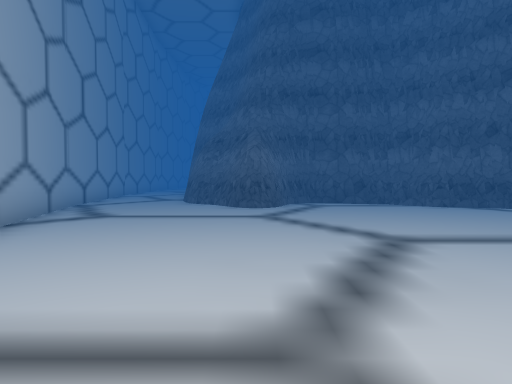
[1] (above)

23 first-person views from a walk through a Unity game level. The camera is 1.5 m above the floor, tilts 2° down and sees 70° across. The floor is counted in squares, 2 m on a side. Each view is taken from the middle of a square. On the plan, view 1 faces up. The plan holds only what a view shows up to about 11 squares ahead; the rest is blank. The place goes on beyond the plan. The player is left out. Some animated figures are left out. Some surface patterns are stand-ins.

[2]
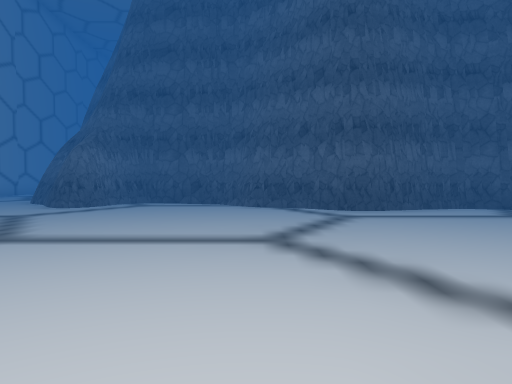

[3]
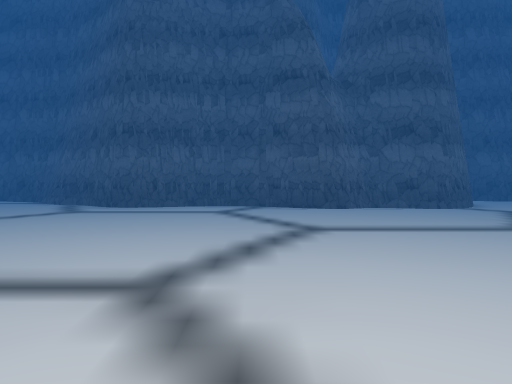

[4]
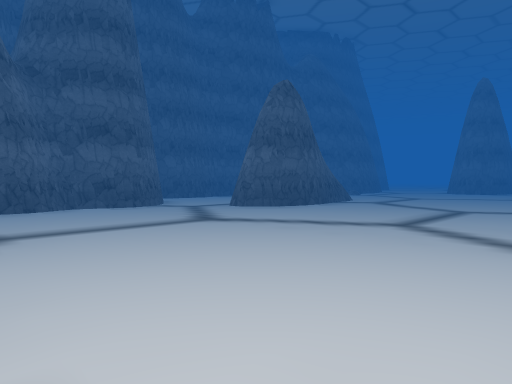

[5]
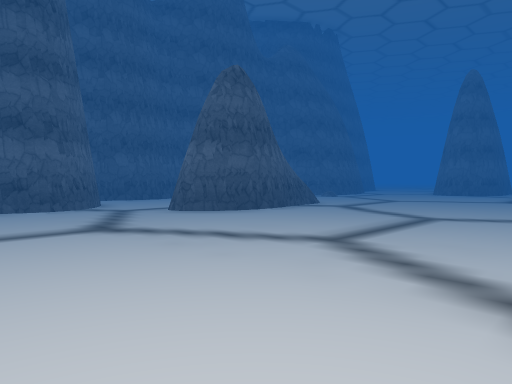

[6]
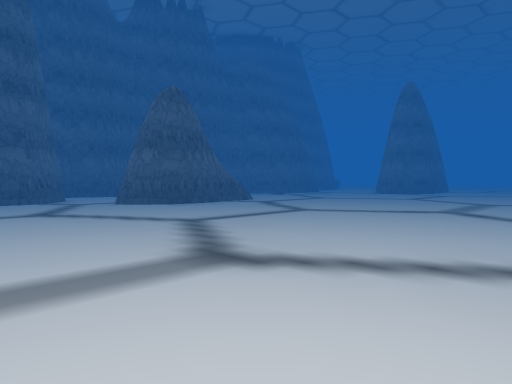

[7]
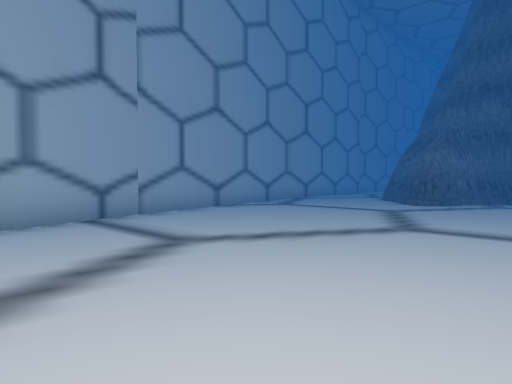

[8]
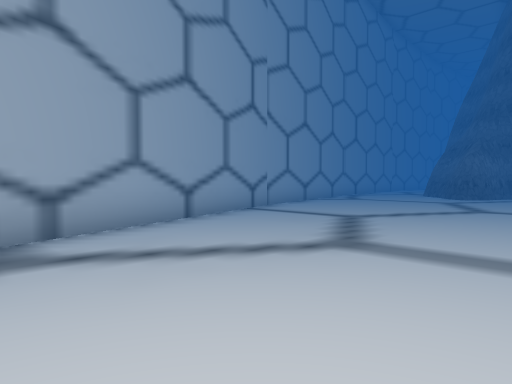

[9]
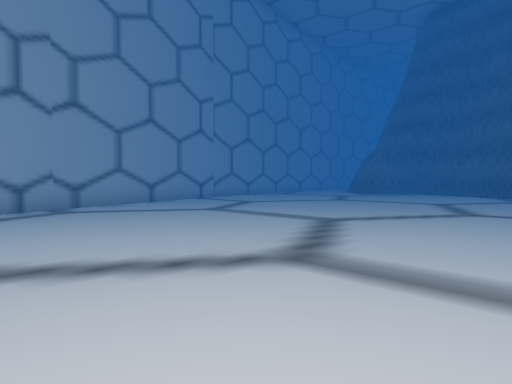

[10]
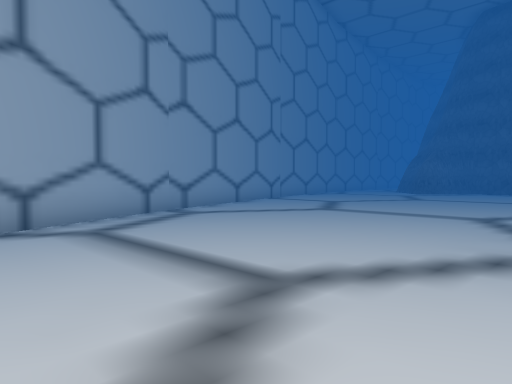

[11]
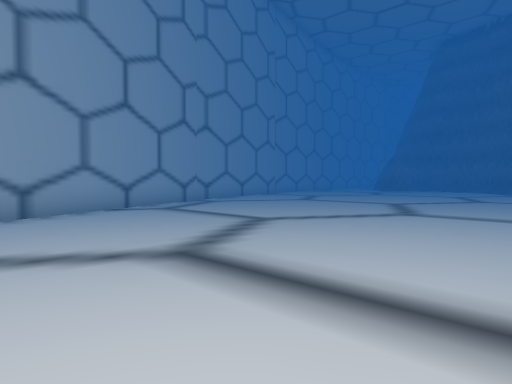

[12]
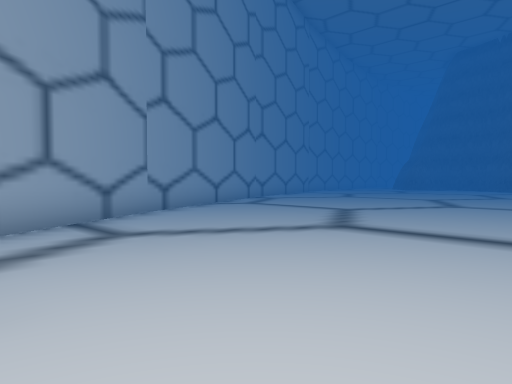

[13]
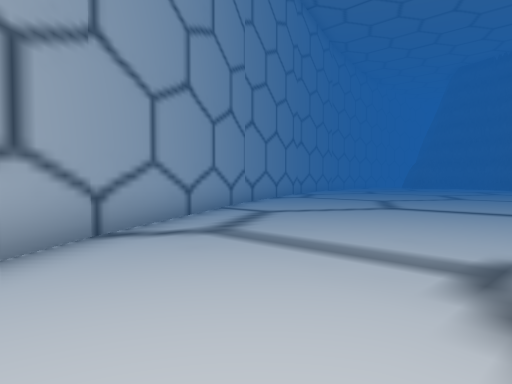

[14]
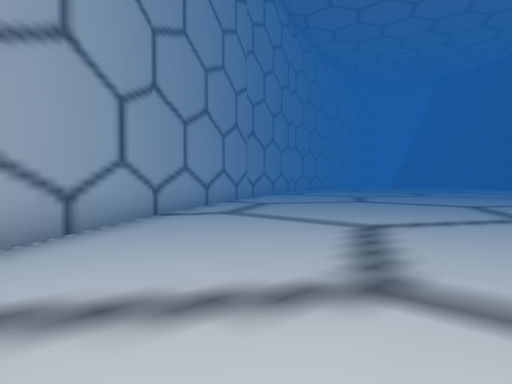

[15]
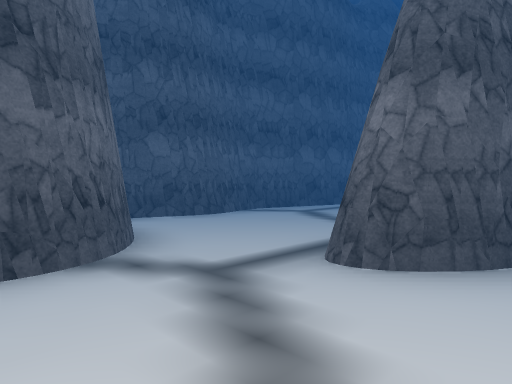

[16]
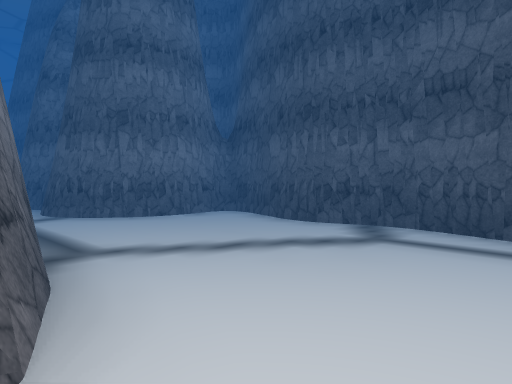

[17]
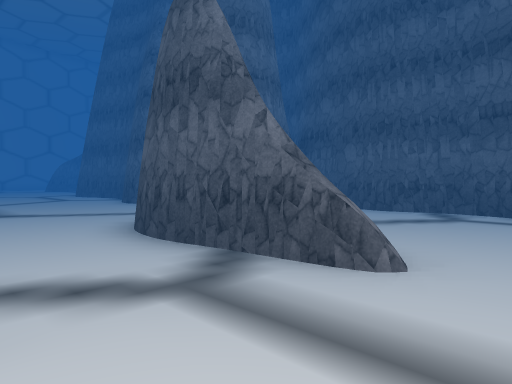

[18]
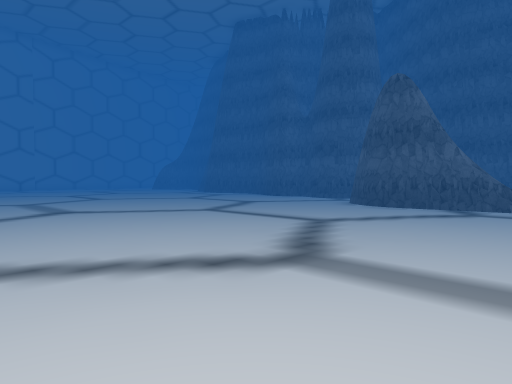

[19]
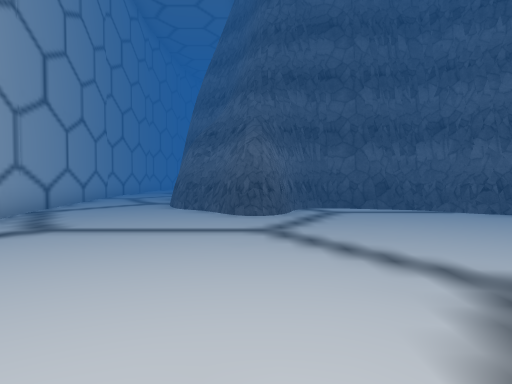

[20]
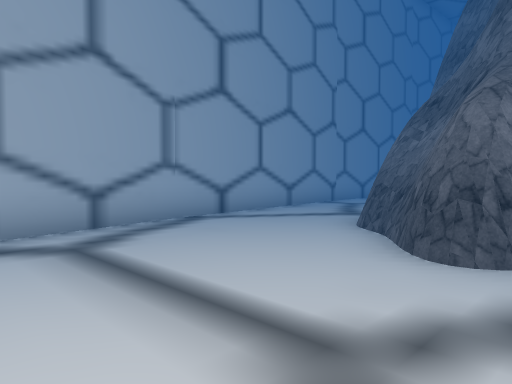

[21]
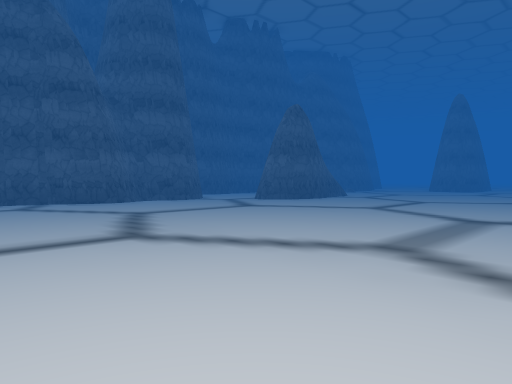

[22]
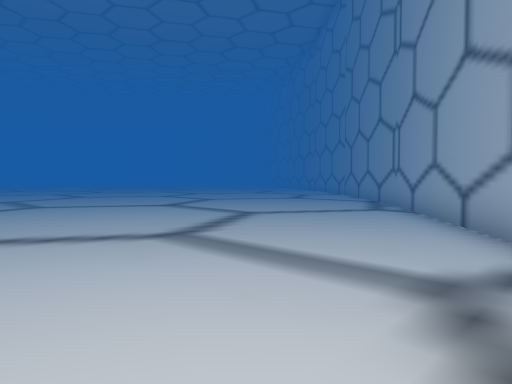

[23]
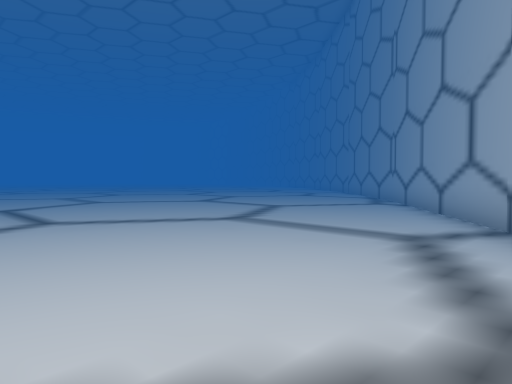

### Floor plan
Points are (right, up) in squares from view 1. A wall is a line through its corners. A room is listed if a view was taken in it or the views show most of it. See-through windows are left out.
Room 1 (views 1, 2, 3, 4, 5, 6, 7, 8, 9, 10, 11, 12, 13, 14, 15, 16, 17, 18, 19, 20, 21, 22, 23)
walls: (2.3, -10.8) (6.2, -17.2); (18.4, 5.8) (18, 6.2); (18.8, 5.6) (18.2, 6); (-0.8, -4.2) (2.4, -10.8); (12.5, 8.4) (11.3, 9); (6.1, -17.1) (10.1, -22.5); (15.4, 8.2) (14.9, 8.3); (15.3, 8.4) (14.2, 8.8) (13.5, 8.4); (15.4, 8.4) (14.9, 8.5); (14.7, 8.6) (14.1, 8.7); (8.5, 8.5) (8, 8.4); (14.3, 8.8) (13.5, 8.5); (11.1, 9.2) (10.5, 9.3); (10.6, 9.2) (10.1, 9.2); (9.8, 9.1) (7.7, 8.5); (9.6, 9.2) (7.9, 8.7); (10.2, 9.3) (9.7, 9.2); (16.7, 8.7) (16.2, 8.5); (21.6, 5.9) (21.2, 5.7); (7.1, 8.8) (5.9, 9.7); (16.8, 8.9) (16.4, 8.5); (22.1, 6) (20.4, 5.5); (22.4, 5.8) (19.9, 5.4) (18.9, 5.6) (18.3, 5.9) (17.9, 6.5); (17, 9.2) (16.5, 8.6); (22.6, 6.1) (21.5, 5.6); (6.1, 9.5) (5, 10); (6.1, 9.5) (5.1, 9.9) (3.8, 10.8) (2.2, 11.2); (5.3, 9.8) (5, 9.9) (4.3, 10.8); (5.5, 9.9) (5.1, 10.2); (-3.3, 2.8) (-0.8, -4.3); (4.4, 10.7) (4, 11) (1.9, 11.5); (4.2, 10.7) (3.8, 10.9); (-0.1, 9.6) (-0.6, 10) (-1.2, 10.9); (-0.4, 9.7) (-1.4, 10.8); (1.2, 11.1) (0.3, 9.8); (0.7, 10.8) (0.6, 10.2); (0.9, 11) (0.5, 10.1); (1, 11.1) (0.7, 10.7); (-0.9, 10.7) (-1.4, 11.2); (-1.1, 10.7) (-1.6, 11.1); (-1.1, 11.1) (-1.8, 11.6) (-2.1, 12); (-2.1, 11.8) (-2.5, 12.6); (-5.1, 9.9) (-3.3, 2.7); (-5.6, 13.5) (-5, 9.8)
low walls: (3.9, 10.8) (2.7, 11.3)
ways out: opening at (18, 8); opening at (23.5, 6)

Where each view was taken, in squares from view 1:
view 1: 0 up, 0 right, facing up
view 2: 0 up, 5 right, facing up
view 3: 1 down, 11 right, facing up
view 4: 1 down, 11 right, facing up-right
view 5: 1 down, 13 right, facing up-right
view 6: 4 down, 13 right, facing up-right
view 7: 1 down, 4 right, facing up-left
view 8: 5 down, 4 right, facing up-left
view 9: 7 down, 9 right, facing up-left
view 10: 9 down, 7 right, facing up-left
view 11: 12 down, 10 right, facing up-left
view 12: 15 down, 10 right, facing up-left
view 13: 19 down, 11 right, facing up-left
view 14: 21 down, 13 right, facing up-left
view 15: 5 up, 15 right, facing up-right
view 16: 6 up, 24 right, facing up-left
view 17: 3 up, 24 right, facing up-left
view 18: 4 down, 24 right, facing up-left
view 19: 2 up, 0 right, facing up
view 20: 6 up, 1 right, facing up-left
view 21: 3 down, 8 right, facing up-right
view 22: 13 down, 6 right, facing down-right
view 23: 11 down, 5 right, facing down-right
